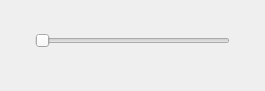
      <widget class="QFrame" name="frame_triple_4">
       <property name="geometry">
        <rect>
         <x>275</x>
         <y>105</y>
         <width>265</width>
         <height>91</height>
        </rect>
       </property>
       <property name="font">
        <font>
         <family>Segoe UI</family>
        </font>
       </property>
       <property name="styleSheet">
        <string notr="true"/>
       </property>
       <property name="frameShape">
        <enum>QFrame::Shape::NoFrame</enum>
       </property>
       <property name="frameShadow">
        <enum>QFrame::Shadow::Raised</enum>
       </property>
       <widget class="QSlider" name="triple_meta_4">
        <property name="geometry">
         <rect>
          <x>35</x>
          <y>30</y>
          <width>195</width>
          <height>22</height>
         </rect>
        </property>
        <property name="font">
         <font>
          <family>Segoe UI</family>
         </font>
        </property>
        <property name="maximum">
         <number>2</number>
        </property>
        <property name="pageStep">
         <number>1</number>
        </property>
        <property name="orientation">
         <enum>Qt::Orientation::Horizontal</enum>
        </property>
       </widget>
       <widget class="QLabel" name="le_meta_triple_4_value_2">
        <property name="geometry">
         <rect>
          <x>180</x>
          <y>60</y>
          <width>85</width>
          <height>22</height>
         </rect>
        </property>
        <property name="font">
         <font>
          <pointsize>10</pointsize>
          <bold>true</bold>
         </font>
        </property>
        <property name="styleSheet">
         <string notr="true"/>
        </property>
        <property name="text">
         <string notr="true"/>
        </property>
        <property name="alignment">
         <set>Qt::AlignmentFlag::AlignCenter</set>
        </property>
       </widget>
       <widget class="QLabel" name="le_meta_triple_name_4">
        <property name="geometry">
         <rect>
          <x>60</x>
          <y>5</y>
          <width>150</width>
          <height>22</height>
         </rect>
        </property>
        <property name="font">
         <font>
          <pointsize>10</pointsize>
          <bold>true</bold>
         </font>
        </property>
        <property name="styleSheet">
         <string notr="true"/>
        </property>
        <property name="text">
         <string notr="true"/>
        </property>
        <property name="alignment">
         <set>Qt::AlignmentFlag::AlignCenter</set>
        </property>
       </widget>
       <widget class="QLabel" name="le_meta_triple_4_value_0">
        <property name="geometry">
         <rect>
          <x>0</x>
          <y>60</y>
          <width>85</width>
          <height>22</height>
         </rect>
        </property>
        <property name="font">
         <font>
          <pointsize>10</pointsize>
          <bold>true</bold>
         </font>
        </property>
        <property name="styleSheet">
         <string notr="true"/>
        </property>
        <property name="text">
         <string notr="true"/>
        </property>
        <property name="alignment">
         <set>Qt::AlignmentFlag::AlignCenter</set>
        </property>
       </widget>
       <widget class="QLabel" name="le_meta_triple_4_value_1">
        <property name="geometry">
         <rect>
          <x>90</x>
          <y>60</y>
          <width>85</width>
          <height>22</height>
         </rect>
        </property>
        <property name="font">
         <font>
          <pointsize>10</pointsize>
          <bold>true</bold>
         </font>
        </property>
        <property name="styleSheet">
         <string notr="true"/>
        </property>
        <property name="text">
         <string notr="true"/>
        </property>
        <property name="alignment">
         <set>Qt::AlignmentFlag::AlignCenter</set>
        </property>
       </widget>
      </widget>
